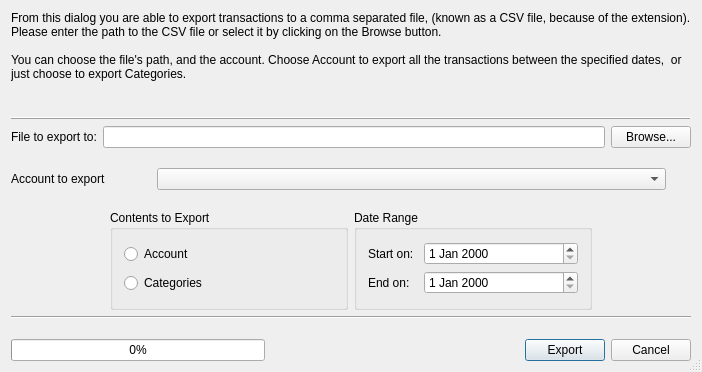
<?xml version="1.0" encoding="UTF-8"?>
<ui version="4.0">
 <class>CsvExportDlg</class>
 <widget class="QDialog" name="CsvExportDlg">
  <property name="geometry">
   <rect>
    <x>0</x>
    <y>0</y>
    <width>702</width>
    <height>372</height>
   </rect>
  </property>
  <property name="windowTitle">
   <string>Csv Export</string>
  </property>
  <property name="sizeGripEnabled">
   <bool>true</bool>
  </property>
  <layout class="QGridLayout" name="gridLayout">
   <item row="0" column="0">
    <layout class="QVBoxLayout" name="verticalLayout" stretch="8,2,15,1,15,1,28,2,1,15">
     <item>
      <widget class="QLabel" name="TextLabel2">
       <property name="sizePolicy">
        <sizepolicy hsizetype="Preferred" vsizetype="Expanding">
         <horstretch>0</horstretch>
         <verstretch>0</verstretch>
        </sizepolicy>
       </property>
       <property name="maximumSize">
        <size>
         <width>16777215</width>
         <height>100</height>
        </size>
       </property>
       <property name="text">
        <string>From this dialog you are able to export transactions to a comma separated file, (known as a CSV file, because of the extension).  Please enter the path to the CSV file or select it by clicking on the Browse button.

You can choose the file's path, and the account. Choose Account to export all the transactions between the specified dates,  or just choose to export Categories.</string>
       </property>
       <property name="alignment">
        <set>Qt::AlignLeading|Qt::AlignLeft|Qt::AlignTop</set>
       </property>
       <property name="wordWrap">
        <bool>true</bool>
       </property>
      </widget>
     </item>
     <item>
      <widget class="Line" name="Line2">
       <property name="frameShape">
        <enum>QFrame::HLine</enum>
       </property>
       <property name="frameShadow">
        <enum>QFrame::Raised</enum>
       </property>
      </widget>
     </item>
     <item>
      <layout class="QHBoxLayout" name="horizontalLayout_1">
       <item>
        <widget class="QLabel" name="lblFileExport">
         <property name="sizePolicy">
          <sizepolicy hsizetype="Fixed" vsizetype="Minimum">
           <horstretch>0</horstretch>
           <verstretch>0</verstretch>
          </sizepolicy>
         </property>
         <property name="text">
          <string>File to export to:</string>
         </property>
         <property name="wordWrap">
          <bool>false</bool>
         </property>
        </widget>
       </item>
       <item>
        <widget class="KLineEdit" name="m_qlineeditFile"/>
       </item>
       <item>
        <widget class="KPushButton" name="m_qbuttonBrowse">
         <property name="text">
          <string>Browse...</string>
         </property>
        </widget>
       </item>
      </layout>
     </item>
     <item>
      <spacer name="verticalSpacer_3">
       <property name="orientation">
        <enum>Qt::Vertical</enum>
       </property>
       <property name="sizeHint" stdset="0">
        <size>
         <width>20</width>
         <height>40</height>
        </size>
       </property>
      </spacer>
     </item>
     <item>
      <layout class="QHBoxLayout" name="horizontalLayout_2" stretch="40,100,5">
       <item>
        <widget class="QLabel" name="label">
         <property name="maximumSize">
          <size>
           <width>140</width>
           <height>16777215</height>
          </size>
         </property>
         <property name="text">
          <string>Account to export</string>
         </property>
        </widget>
       </item>
       <item>
        <widget class="KComboBox" name="m_accountComboBox"/>
       </item>
       <item>
        <spacer name="horizontalSpacer_5">
         <property name="orientation">
          <enum>Qt::Horizontal</enum>
         </property>
         <property name="sizeHint" stdset="0">
          <size>
           <width>40</width>
           <height>20</height>
          </size>
         </property>
        </spacer>
       </item>
      </layout>
     </item>
     <item>
      <spacer name="verticalSpacer_2">
       <property name="orientation">
        <enum>Qt::Vertical</enum>
       </property>
       <property name="sizeHint" stdset="0">
        <size>
         <width>20</width>
         <height>40</height>
        </size>
       </property>
      </spacer>
     </item>
     <item>
      <layout class="QHBoxLayout" name="horizontalLayout_3" stretch="5,12,12,5">
       <item>
        <spacer name="horizontalSpacer_3">
         <property name="orientation">
          <enum>Qt::Horizontal</enum>
         </property>
         <property name="sizeHint" stdset="0">
          <size>
           <width>40</width>
           <height>20</height>
          </size>
         </property>
        </spacer>
       </item>
       <item>
        <widget class="QGroupBox" name="m_qgroupboxContents">
         <property name="maximumSize">
          <size>
           <width>16777215</width>
           <height>100</height>
          </size>
         </property>
         <property name="title">
          <string>Contents to Export</string>
         </property>
         <layout class="QVBoxLayout">
          <property name="spacing">
           <number>6</number>
          </property>
          <property name="margin">
           <number>11</number>
          </property>
          <item>
           <widget class="QRadioButton" name="m_radioButtonAccount">
            <property name="text">
             <string>Account</string>
            </property>
           </widget>
          </item>
          <item>
           <widget class="QRadioButton" name="m_radioButtonCategories">
            <property name="text">
             <string>Categories</string>
            </property>
           </widget>
          </item>
         </layout>
        </widget>
       </item>
       <item>
        <widget class="QGroupBox" name="m_qgroupboxDates">
         <property name="maximumSize">
          <size>
           <width>16777215</width>
           <height>100</height>
          </size>
         </property>
         <property name="title">
          <string>Date Range</string>
         </property>
         <layout class="QGridLayout" name="gridLayout_3">
          <item row="0" column="0">
           <layout class="QGridLayout" name="gridLayout_2">
            <item row="0" column="0">
             <widget class="QLabel" name="lblStartDate">
              <property name="sizePolicy">
               <sizepolicy hsizetype="Fixed" vsizetype="Minimum">
                <horstretch>0</horstretch>
                <verstretch>0</verstretch>
               </sizepolicy>
              </property>
              <property name="minimumSize">
               <size>
                <width>50</width>
                <height>0</height>
               </size>
              </property>
              <property name="text">
               <string>Start on:</string>
              </property>
              <property name="wordWrap">
               <bool>false</bool>
              </property>
             </widget>
            </item>
            <item row="0" column="1">
             <widget class="QDateEdit" name="m_kmymoneydateStart"/>
            </item>
            <item row="1" column="0">
             <widget class="QLabel" name="lblEndDate">
              <property name="sizePolicy">
               <sizepolicy hsizetype="Fixed" vsizetype="Minimum">
                <horstretch>0</horstretch>
                <verstretch>0</verstretch>
               </sizepolicy>
              </property>
              <property name="minimumSize">
               <size>
                <width>50</width>
                <height>0</height>
               </size>
              </property>
              <property name="text">
               <string>End on:</string>
              </property>
              <property name="wordWrap">
               <bool>false</bool>
              </property>
             </widget>
            </item>
            <item row="1" column="1">
             <widget class="QDateEdit" name="m_kmymoneydateEnd"/>
            </item>
           </layout>
          </item>
         </layout>
        </widget>
       </item>
       <item>
        <spacer name="Spacer7">
         <property name="orientation">
          <enum>Qt::Horizontal</enum>
         </property>
         <property name="sizeType">
          <enum>QSizePolicy::Expanding</enum>
         </property>
         <property name="sizeHint" stdset="0">
          <size>
           <width>230</width>
           <height>16</height>
          </size>
         </property>
        </spacer>
       </item>
      </layout>
     </item>
     <item>
      <widget class="Line" name="Line2_2">
       <property name="frameShape">
        <enum>QFrame::HLine</enum>
       </property>
       <property name="frameShadow">
        <enum>QFrame::Sunken</enum>
       </property>
      </widget>
     </item>
     <item>
      <spacer name="verticalSpacer">
       <property name="orientation">
        <enum>Qt::Vertical</enum>
       </property>
       <property name="sizeHint" stdset="0">
        <size>
         <width>20</width>
         <height>40</height>
        </size>
       </property>
      </spacer>
     </item>
     <item>
      <layout class="QHBoxLayout" name="horizontalLayout_4">
       <item>
        <widget class="QProgressBar" name="progressBar">
         <property name="enabled">
          <bool>true</bool>
         </property>
         <property name="value">
          <number>0</number>
         </property>
        </widget>
       </item>
       <item>
        <spacer name="horizontalSpacer">
         <property name="orientation">
          <enum>Qt::Horizontal</enum>
         </property>
         <property name="sizeHint" stdset="0">
          <size>
           <width>40</width>
           <height>20</height>
          </size>
         </property>
        </spacer>
       </item>
       <item>
        <widget class="KPushButton" name="m_qbuttonOk">
         <property name="text">
          <string>Export</string>
         </property>
         <property name="autoDefault">
          <bool>true</bool>
         </property>
         <property name="default">
          <bool>true</bool>
         </property>
        </widget>
       </item>
       <item>
        <widget class="KPushButton" name="m_qbuttonCancel">
         <property name="text">
          <string>Cancel</string>
         </property>
         <property name="autoDefault">
          <bool>true</bool>
         </property>
        </widget>
       </item>
      </layout>
     </item>
    </layout>
   </item>
  </layout>
 </widget>
 <layoutdefault spacing="6" margin="11"/>
 <customwidgets>
  <customwidget>
   <class>KComboBox</class>
   <extends>QComboBox</extends>
   <header>kcombobox.h</header>
  </customwidget>
  <customwidget>
   <class>KLineEdit</class>
   <extends>QLineEdit</extends>
   <header>klineedit.h</header>
  </customwidget>
  <customwidget>
   <class>KPushButton</class>
   <extends>QPushButton</extends>
   <header>kpushbutton.h</header>
  </customwidget>
 </customwidgets>
 <resources/>
 <connections/>
</ui>
